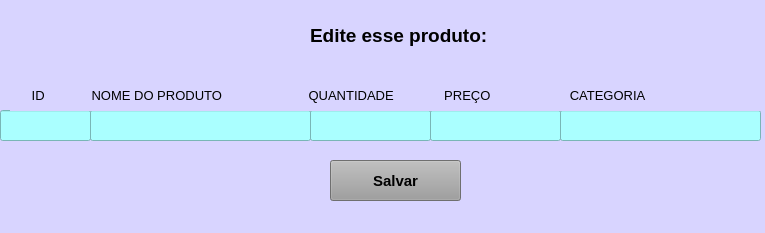
<?xml version="1.0" encoding="UTF-8"?>
<ui version="4.0">
 <class>MainWindow</class>
 <widget class="QMainWindow" name="MainWindow">
  <property name="geometry">
   <rect>
    <x>0</x>
    <y>0</y>
    <width>765</width>
    <height>233</height>
   </rect>
  </property>
  <property name="windowTitle">
   <string>MainWindow</string>
  </property>
  <property name="styleSheet">
   <string notr="true">background-color: rgb(216, 212, 255);</string>
  </property>
  <widget class="QWidget" name="centralwidget">
   <widget class="QLabel" name="label">
    <property name="geometry">
     <rect>
      <x>310</x>
      <y>20</y>
      <width>211</width>
      <height>31</height>
     </rect>
    </property>
    <property name="font">
     <font>
      <pointsize>14</pointsize>
      <weight>75</weight>
      <bold>true</bold>
     </font>
    </property>
    <property name="text">
     <string>Edite esse produto:</string>
    </property>
   </widget>
   <widget class="QLineEdit" name="lineEdit">
    <property name="geometry">
     <rect>
      <x>0</x>
      <y>110</y>
      <width>91</width>
      <height>31</height>
     </rect>
    </property>
    <property name="font">
     <font>
      <pointsize>10</pointsize>
     </font>
    </property>
    <property name="styleSheet">
     <string notr="true">background-color: rgb(170, 255, 255);</string>
    </property>
   </widget>
   <widget class="QLineEdit" name="lineEdit_2">
    <property name="geometry">
     <rect>
      <x>310</x>
      <y>110</y>
      <width>121</width>
      <height>31</height>
     </rect>
    </property>
    <property name="font">
     <font>
      <pointsize>10</pointsize>
     </font>
    </property>
    <property name="styleSheet">
     <string notr="true">background-color: rgb(170, 255, 255);</string>
    </property>
   </widget>
   <widget class="QLineEdit" name="lineEdit_3">
    <property name="geometry">
     <rect>
      <x>90</x>
      <y>110</y>
      <width>221</width>
      <height>31</height>
     </rect>
    </property>
    <property name="font">
     <font>
      <pointsize>10</pointsize>
     </font>
    </property>
    <property name="styleSheet">
     <string notr="true">background-color: rgb(170, 255, 255);</string>
    </property>
   </widget>
   <widget class="QLineEdit" name="lineEdit_4">
    <property name="geometry">
     <rect>
      <x>430</x>
      <y>110</y>
      <width>131</width>
      <height>31</height>
     </rect>
    </property>
    <property name="font">
     <font>
      <pointsize>10</pointsize>
     </font>
    </property>
    <property name="styleSheet">
     <string notr="true">background-color: rgb(170, 255, 255);</string>
    </property>
   </widget>
   <widget class="QLineEdit" name="lineEdit_5">
    <property name="geometry">
     <rect>
      <x>560</x>
      <y>110</y>
      <width>201</width>
      <height>31</height>
     </rect>
    </property>
    <property name="font">
     <font>
      <pointsize>10</pointsize>
     </font>
    </property>
    <property name="styleSheet">
     <string notr="true">background-color: rgb(170, 255, 255);</string>
    </property>
   </widget>
   <widget class="QLabel" name="label_2">
    <property name="geometry">
     <rect>
      <x>10</x>
      <y>80</y>
      <width>871</width>
      <height>31</height>
     </rect>
    </property>
    <property name="font">
     <font>
      <pointsize>10</pointsize>
     </font>
    </property>
    <property name="text">
     <string>      ID             NOME DO PRODUTO                        QUANTIDADE              PREÇO                      CATEGORIA</string>
    </property>
   </widget>
   <widget class="QPushButton" name="salvar">
    <property name="geometry">
     <rect>
      <x>330</x>
      <y>160</y>
      <width>131</width>
      <height>41</height>
     </rect>
    </property>
    <property name="font">
     <font>
      <pointsize>11</pointsize>
      <weight>75</weight>
      <bold>true</bold>
     </font>
    </property>
    <property name="styleSheet">
     <string notr="true">background-color: rgb(156, 156, 156);</string>
    </property>
    <property name="text">
     <string>Salvar</string>
    </property>
   </widget>
  </widget>
 </widget>
 <resources/>
 <connections/>
</ui>
